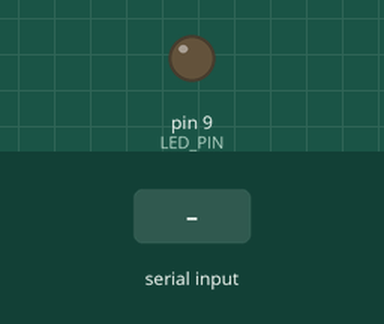
A sketch run on a simulated Arduino Uno, built with avr-gcc and run on an emulated ATmega328P. Parts: output pins drawn as LEDs (lit = HIGH). Inputs (shaded band) come from the test bench.

Above: at 1.2 s.
1.3 s: "J" received over Serial
At 2.0 s:
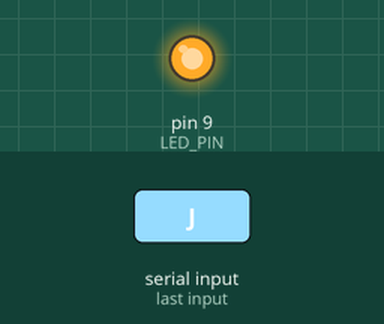
2.8 s: "E" received over Serial
At 3.2 s:
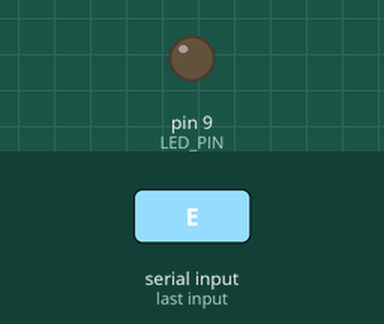
Timing chart, 0 to 5.8 s (numbered marks = the images above; inputs shaded):
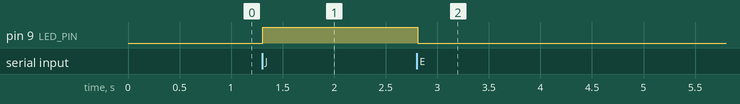

Measured:
- after the input at 1.3 s, pin 9 (LED_PIN): LOW → HIGH at once
- after the input at 2.8 s, pin 9 (LED_PIN): HIGH → LOW at once

The sketch:

ReceiverPrototype.ino
```cpp
//#include "SoftwareSerial.h"

#define LED_PIN 9
//SoftwareSerial mySerial(1, 0);

void setup() {
  //mySerial.begin(1200);
  Serial.begin(1200);
  pinMode(LED_PIN, OUTPUT);
}

void loop() {
//  digitalWrite(LED_PIN, HIGH);
//  delay(250);
//  digitalWrite(LED_PIN, LOW);
//  delay(250);

  if (Serial.available())
  {
    char code = Serial.read();
    if (code == 'J')
    {
      digitalWrite(LED_PIN, HIGH);
    }
    if (code == 'E')
    {
      digitalWrite(LED_PIN, LOW);
    }
  }
}
```
